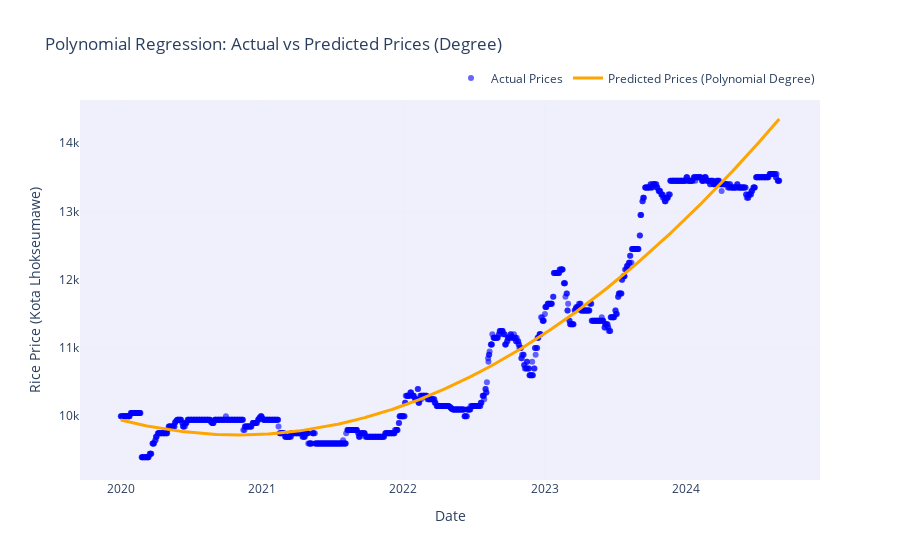

Write notebook code for a chart like this one.
### Code cell
# Prediksi untuk seluruh data
df['Predicted Prices'] = poly_model.predict(poly.transform(df[['Date']].values))

# Visualisasi hasil
fig = go.Figure()

# Tambahkan data harga aktual
fig.add_trace(go.Scatter(
    x=pd.to_datetime(df['Date'], origin=start_date, unit='D'),  # Ubah kembali 'Date' ke format datetime
    y=df['Kota Lhokseumawe'],
    mode='markers',
    name='Actual Prices',
    marker=dict(color='blue', size=6, opacity=0.6)
))

# Tambahkan data harga prediksi
fig.add_trace(go.Scatter(
    x=pd.to_datetime(df['Date'], origin=start_date, unit='D'),  # Ubah kembali 'Date' ke format datetime
    y=df['Predicted Prices'],
    mode='lines',
    name=f'Predicted Prices (Polynomial Degree)',
    line=dict(color='orange', width=3)  # Garis regresi berwarna kuning
))

# Sesuaikan tata letak dengan latar belakang
fig.update_layout(
    title=f"Polynomial Regression: Actual vs Predicted Prices (Degree)",
    xaxis_title="Date",
    yaxis_title="Rice Price (Kota Lhokseumawe)",
    legend=dict(orientation="h", yanchor="bottom", y=1.02, xanchor="right", x=1),
    template="plotly_white",
    plot_bgcolor="rgba(230, 230, 250, 0.6)"  # Warna latar belakang dengan transparansi
)

# Tampilkan grafik
fig.show()

### Figure 1 — Plotly figure (JSON) as saved in the notebook; plotly's stock layout.template omitted (floating-point values rounded to 4 significant figures; data arrays with more than 128 entries replaced by an {"elided": "..."} marker saying what was removed)
{"data": [{"marker": {"color": "blue", "opacity": 0.6, "size": 6}, "mode": "markers", "name": "Actual Prices", "type": "scatter", "x": {"elided": "1218 str values"}, "y": {"elided": "1218 int values"}}, {"line": {"color": "orange", "width": 3}, "mode": "lines", "name": "Predicted Prices (Polynomial Degree)", "type": "scatter", "x": {"elided": "1218 str values"}, "y": {"elided": "1218 float values"}}], "layout": {"legend": {"orientation": "h", "x": 1, "xanchor": "right", "y": 1.02, "yanchor": "bottom"}, "plot_bgcolor": "rgba(230, 230, 250, 0.6)", "title": {"text": "Polynomial Regression: Actual vs Predicted Prices (Degree)"}, "xaxis": {"title": {"text": "Date"}}, "yaxis": {"title": {"text": "Rice Price (Kota Lhokseumawe)"}}}}
